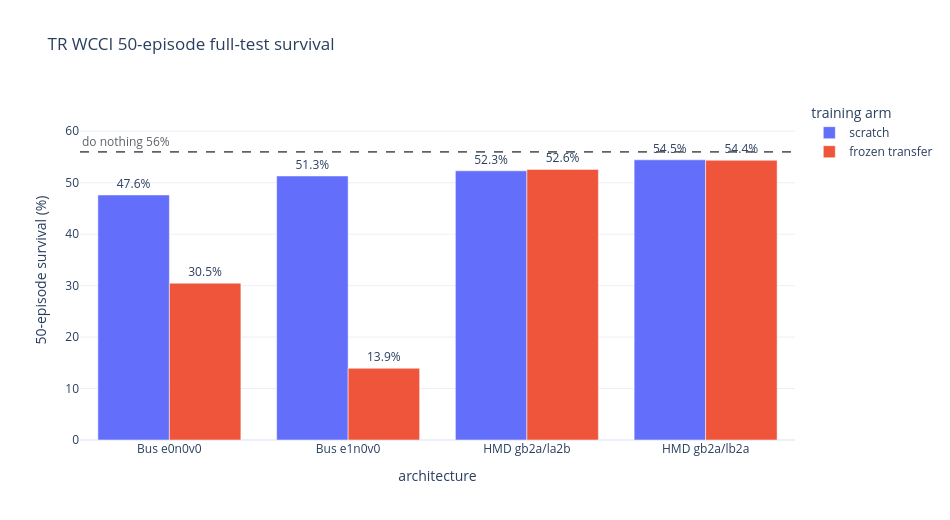
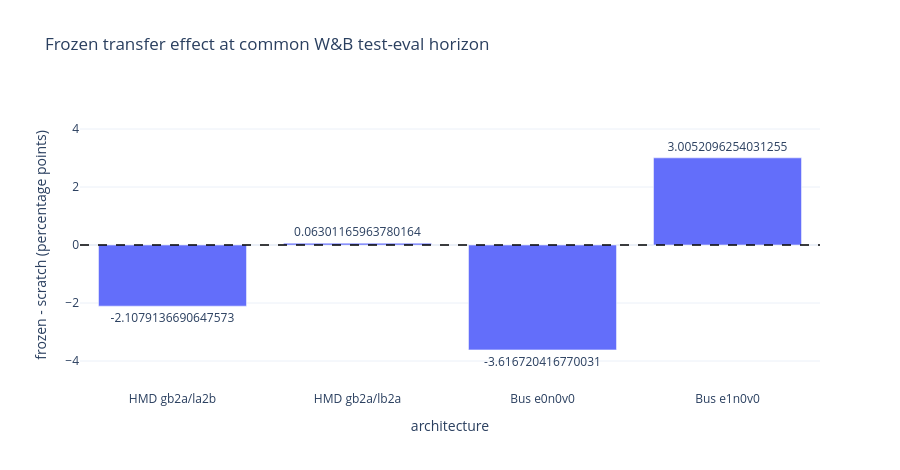
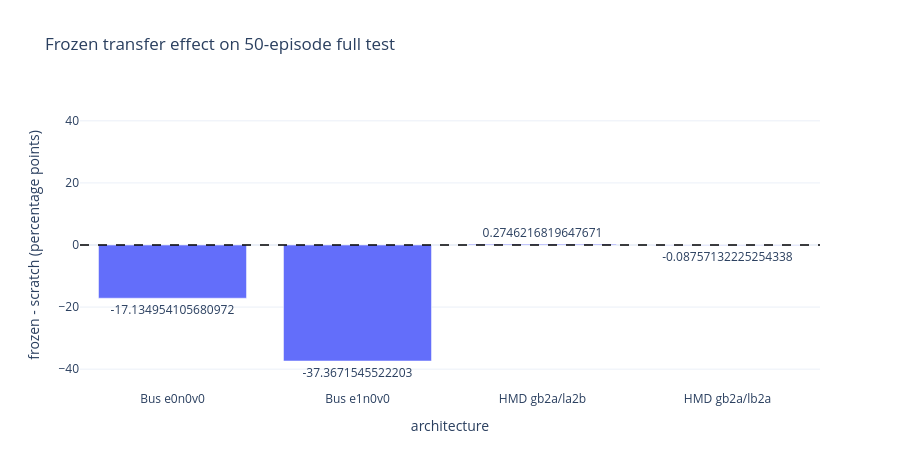
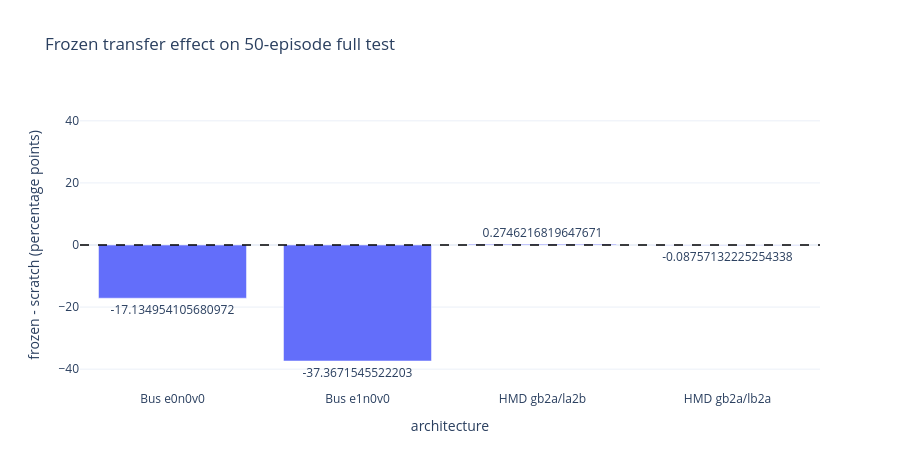

Here is the notebook cell these charts were saved with, in order:
### Code cell
DO_NOTHING_FULL_TEST_SURVIVAL_PCT = 56.0


def plot_full_test_bars(do_nothing_survival_pct=DO_NOTHING_FULL_TEST_SURVIVAL_PCT):
    if full_test.empty:
        print("No full-test data")
        return None
    data = full_test.copy()
    data["variant_label"] = pd.Categorical(
        data["variant_label"],
        [VARIANT_LABELS[v] for v in VARIANT_ORDER],
        ordered=True,
    )
    fig = px.bar(
        data,
        x="variant_label",
        y="survival_percent",
        color="arm_label",
        barmode="group",
        text="survival_percent",
        category_orders={"arm_label": [ARM_LABELS[a] for a in ARM_ORDER]},
        labels={
            "variant_label": "architecture",
            "survival_percent": "50-episode survival (%)",
            "arm_label": "training arm",
        },
        hover_data=["checkpoint_step_millions", "eval_episodes", "checkpoint_name"],
        title="TR WCCI 50-episode full-test survival",
    )
    fig.add_hline(
        y=do_nothing_survival_pct,
        line_width=1.7,
        line_dash="dash",
        line_color="#5F6368",
        annotation_text="do nothing 56%",
        annotation_position="top left",
        annotation_font={"size": 12, "color": "#5F6368"},
    )
    fig.update_traces(texttemplate="%{text:.1f}%", textposition="outside")
    fig.update_layout(template="plotly_white", width=950, height=520)
    y_max = max(float(data["survival_percent"].max(skipna=True) or 0.0), do_nothing_survival_pct)
    fig.update_yaxes(range=[0, max(60, y_max * 1.18)])
    save_figure(fig, "tr_wcci_full_test_50episodes_bars")
    return maybe_show(fig)


def plot_delta_bars(delta_frame, delta_col, title, save_name):
    if delta_frame.empty or delta_col not in delta_frame.columns:
        print("No delta data")
        return None
    data = delta_frame.copy()
    data["variant_label"] = pd.Categorical(
        data["variant_label"],
        [VARIANT_LABELS[v] for v in VARIANT_ORDER],
        ordered=True,
    )
    fig = px.bar(
        data,
        x="variant_label",
        y=delta_col,
        text=delta_col,
        labels={"variant_label": "architecture", delta_col: "frozen - scratch (percentage points)"},
        title=title,
    )
    fig.add_hline(y=0, line_width=1.5, line_dash="dash", line_color="black")
    fig.update_traces(texttemplate="%{text:+.2f}", textposition="outside")
    fig.update_layout(template="plotly_white", width=900, height=470)
    max_abs = max(5, float(data[delta_col].abs().max(skipna=True) or 0) * 1.25)
    fig.update_yaxes(range=[-max_abs, max_abs])
    save_figure(fig, save_name)
    return maybe_show(fig)


plot_full_test_bars()
plot_delta_bars(
    train_delta,
    "delta_frozen_minus_scratch_training_test_survival_pct",
    "Frozen transfer effect at common W&B test-eval horizon",
    "tr_wcci_training_delta_frozen_minus_scratch",
)
plot_delta_bars(
    full_test_delta,
    "delta_frozen_minus_scratch_full_test_survival_pct",
    "Frozen transfer effect on 50-episode full test",
    "tr_wcci_full_test_delta_frozen_minus_scratch",
)

### Figure 1 — Plotly figure (JSON) as saved in the notebook; plotly's stock layout.template omitted (floating-point values rounded to 4 significant figures)
{"data": [{"alignmentgroup": "True", "customdata": [[7.382, 50, "best_test_tr_s2_e0n0v0_scratch_s0.tar"], [4.313, 50, "best_test_tr_s2_e1n0v0_scratch_s0.tar"], [7.382, 50, "best_test_tr_hmd_gb2a_la2b_scratch_s0.tar"], [7.382, 50, "best_test_tr_hmd_gb2a_lb2a_scratch_s0.tar"]], "hovertemplate": "training arm=scratch<br>architecture=%{x}<br>50-episode survival (%)=%{text}<br>checkpoint_step_millions=%{customdata[0]}<br>eval_episodes=%{customdata[1]}<br>checkpoint_name=%{customdata[2]}<extra></extra>", "legendgroup": "scratch", "marker": {"color": "#636efa", "pattern": {"shape": ""}}, "name": "scratch", "offsetgroup": "scratch", "orientation": "v", "showlegend": true, "text": [47.62, 51.31, 52.32, 54.46], "textposition": "outside", "texttemplate": "%{text:.1f}%", "type": "bar", "x": ["Bus e0n0v0", "Bus e1n0v0", "HMD gb2a/la2b", "HMD gb2a/lb2a"], "xaxis": "x", "y": [47.62, 51.31, 52.32, 54.46], "yaxis": "y"}, {"alignmentgroup": "True", "customdata": [[0.5806, 50, "best_test_tr_s2_e0n0v0_frozen_s0.tar"], [13.02, 50, "best_test_tr_s2_e1n0v0_frozen_s0.tar"], [14.68, 50, "best_test_tr_hmd_gb2a_la2b_frozen_s0.tar"], [10.12, 50, "best_test_tr_hmd_gb2a_lb2a_frozen_s0.tar"]], "hovertemplate": "training arm=frozen transfer<br>architecture=%{x}<br>50-episode survival (%)=%{text}<br>checkpoint_step_millions=%{customdata[0]}<br>eval_episodes=%{customdata[1]}<br>checkpoint_name=%{customdata[2]}<extra></extra>", "legendgroup": "frozen transfer", "marker": {"color": "#EF553B", "pattern": {"shape": ""}}, "name": "frozen transfer", "offsetgroup": "frozen transfer", "orientation": "v", "showlegend": true, "text": [30.48, 13.94, 52.6, 54.37], "textposition": "outside", "texttemplate": "%{text:.1f}%", "type": "bar", "x": ["Bus e0n0v0", "Bus e1n0v0", "HMD gb2a/la2b", "HMD gb2a/lb2a"], "xaxis": "x", "y": [30.48, 13.94, 52.6, 54.37], "yaxis": "y"}], "layout": {"annotations": [{"font": {"color": "#5F6368", "size": 12}, "showarrow": false, "text": "do nothing 56%", "x": 0, "xanchor": "left", "xref": "x domain", "y": 56, "yanchor": "bottom", "yref": "y"}], "barmode": "group", "height": 520, "legend": {"title": {"text": "training arm"}, "tracegroupgap": 0}, "shapes": [{"line": {"color": "#5F6368", "dash": "dash", "width": 1.7}, "type": "line", "x0": 0, "x1": 1, "xref": "x domain", "y0": 56, "y1": 56, "yref": "y"}], "title": {"text": "TR WCCI 50-episode full-test survival"}, "width": 950, "xaxis": {"anchor": "y", "domain": [0, 1], "title": {"text": "architecture"}}, "yaxis": {"anchor": "x", "domain": [0, 1], "range": [0, 66.08], "title": {"text": "50-episode survival (%)"}}}}

### Figure 2 — Plotly figure (JSON) as saved in the notebook; plotly's stock layout.template omitted (floating-point values rounded to 4 significant figures)
{"data": [{"hovertemplate": "architecture=%{x}<br>frozen - scratch (percentage points)=%{text}<extra></extra>", "legendgroup": "", "marker": {"color": "#636efa", "pattern": {"shape": ""}}, "name": "", "orientation": "v", "showlegend": false, "text": [-2.108, 0.06301, -3.617, 3.005], "textposition": "outside", "texttemplate": "%{text:+.2f}", "type": "bar", "x": ["HMD gb2a/la2b", "HMD gb2a/lb2a", "Bus e0n0v0", "Bus e1n0v0"], "xaxis": "x", "y": [-2.108, 0.06301, -3.617, 3.005], "yaxis": "y"}], "layout": {"barmode": "relative", "height": 470, "legend": {"tracegroupgap": 0}, "shapes": [{"line": {"color": "black", "dash": "dash", "width": 1.5}, "type": "line", "x0": 0, "x1": 1, "xref": "x domain", "y0": 0, "y1": 0, "yref": "y"}], "title": {"text": "Frozen transfer effect at common W&B test-eval horizon"}, "width": 900, "xaxis": {"anchor": "y", "domain": [0, 1], "title": {"text": "architecture"}}, "yaxis": {"anchor": "x", "domain": [0, 1], "range": [-5, 5], "title": {"text": "frozen - scratch (percentage points)"}}}}

### Figure 3 — Plotly figure (JSON) as saved in the notebook; plotly's stock layout.template omitted (floating-point values rounded to 4 significant figures)
{"data": [{"hovertemplate": "architecture=%{x}<br>frozen - scratch (percentage points)=%{text}<extra></extra>", "legendgroup": "", "marker": {"color": "#636efa", "pattern": {"shape": ""}}, "name": "", "orientation": "v", "showlegend": false, "text": [-17.13, -37.37, 0.2746, -0.08757], "textposition": "outside", "texttemplate": "%{text:+.2f}", "type": "bar", "x": ["Bus e0n0v0", "Bus e1n0v0", "HMD gb2a/la2b", "HMD gb2a/lb2a"], "xaxis": "x", "y": [-17.13, -37.37, 0.2746, -0.08757], "yaxis": "y"}], "layout": {"barmode": "relative", "height": 470, "legend": {"tracegroupgap": 0}, "shapes": [{"line": {"color": "black", "dash": "dash", "width": 1.5}, "type": "line", "x0": 0, "x1": 1, "xref": "x domain", "y0": 0, "y1": 0, "yref": "y"}], "title": {"text": "Frozen transfer effect on 50-episode full test"}, "width": 900, "xaxis": {"anchor": "y", "domain": [0, 1], "title": {"text": "architecture"}}, "yaxis": {"anchor": "x", "domain": [0, 1], "range": [-46.71, 46.71], "title": {"text": "frozen - scratch (percentage points)"}}}}

### Figure 4 — Plotly figure (JSON) as saved in the notebook; plotly's stock layout.template omitted (floating-point values rounded to 4 significant figures)
{"data": [{"hovertemplate": "architecture=%{x}<br>frozen - scratch (percentage points)=%{text}<extra></extra>", "legendgroup": "", "marker": {"color": "#636efa", "pattern": {"shape": ""}}, "name": "", "orientation": "v", "showlegend": false, "text": [-17.13, -37.37, 0.2746, -0.08757], "textposition": "outside", "texttemplate": "%{text:+.2f}", "type": "bar", "x": ["Bus e0n0v0", "Bus e1n0v0", "HMD gb2a/la2b", "HMD gb2a/lb2a"], "xaxis": "x", "y": [-17.13, -37.37, 0.2746, -0.08757], "yaxis": "y"}], "layout": {"barmode": "relative", "height": 470, "legend": {"tracegroupgap": 0}, "shapes": [{"line": {"color": "black", "dash": "dash", "width": 1.5}, "type": "line", "x0": 0, "x1": 1, "xref": "x domain", "y0": 0, "y1": 0, "yref": "y"}], "title": {"text": "Frozen transfer effect on 50-episode full test"}, "width": 900, "xaxis": {"anchor": "y", "domain": [0, 1], "title": {"text": "architecture"}}, "yaxis": {"anchor": "x", "domain": [0, 1], "range": [-46.71, 46.71], "title": {"text": "frozen - scratch (percentage points)"}}}}
